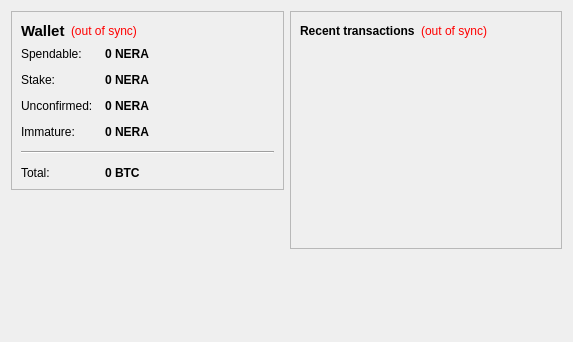
<?xml version="1.0" encoding="UTF-8"?>
<ui version="4.0">
 <class>OverviewPage</class>
 <widget class="QWidget" name="OverviewPage">
  <property name="geometry">
   <rect>
    <x>0</x>
    <y>0</y>
    <width>573</width>
    <height>342</height>
   </rect>
  </property>
  <property name="windowTitle">
   <string>Form</string>
  </property>
  <layout class="QHBoxLayout" name="horizontalLayout" stretch="1,1">
   <item>
    <layout class="QVBoxLayout" name="verticalLayout_2">
     <item>
      <widget class="QFrame" name="frame">
       <property name="frameShape">
        <enum>QFrame::StyledPanel</enum>
       </property>
       <property name="frameShadow">
        <enum>QFrame::Raised</enum>
       </property>
       <layout class="QVBoxLayout" name="verticalLayout_4">
        <item>
         <layout class="QHBoxLayout" name="horizontalLayout_4">
          <item>
           <widget class="QLabel" name="label_5">
            <property name="font">
             <font>
              <pointsize>11</pointsize>
              <weight>75</weight>
              <bold>true</bold>
             </font>
            </property>
            <property name="text">
             <string>Wallet</string>
            </property>
           </widget>
          </item>
          <item>
           <widget class="QLabel" name="labelWalletStatus">
            <property name="toolTip">
             <string>The displayed information may be out of date. Your wallet automatically synchronizes with the Newera network after a connection is established, but this process has not completed yet.</string>
            </property>
            <property name="styleSheet">
             <string notr="true">QLabel { color: red; }</string>
            </property>
            <property name="text">
             <string notr="true">(out of sync)</string>
            </property>
            <property name="alignment">
             <set>Qt::AlignLeading|Qt::AlignLeft|Qt::AlignVCenter</set>
            </property>
           </widget>
          </item>
          <item>
           <spacer name="horizontalSpacer_2">
            <property name="orientation">
             <enum>Qt::Horizontal</enum>
            </property>
            <property name="sizeHint" stdset="0">
             <size>
              <width>40</width>
              <height>20</height>
             </size>
            </property>
           </spacer>
          </item>
         </layout>
        </item>
        <item>
         <layout class="QFormLayout" name="formLayout_2">
          <property name="fieldGrowthPolicy">
           <enum>QFormLayout::AllNonFixedFieldsGrow</enum>
          </property>
          <property name="horizontalSpacing">
           <number>12</number>
          </property>
          <property name="verticalSpacing">
           <number>12</number>
          </property>
          <item row="0" column="0">
           <widget class="QLabel" name="label">
            <property name="text">
             <string>Spendable:</string>
            </property>
           </widget>
          </item>
          <item row="0" column="1">
           <widget class="QLabel" name="labelBalance">
            <property name="font">
             <font>
              <weight>75</weight>
              <bold>true</bold>
             </font>
            </property>
            <property name="cursor">
             <cursorShape>IBeamCursor</cursorShape>
            </property>
            <property name="toolTip">
             <string>Your current spendable balance</string>
            </property>
            <property name="text">
             <string notr="true">0 NERA</string>
            </property>
            <property name="textInteractionFlags">
             <set>Qt::LinksAccessibleByMouse|Qt::TextSelectableByKeyboard|Qt::TextSelectableByMouse</set>
            </property>
           </widget>
          </item>
          <item row="1" column="0">
           <widget class="QLabel" name="label_6">
            <property name="text">
             <string>Stake:</string>
            </property>
           </widget>
          </item>
          <item row="1" column="1">
           <widget class="QLabel" name="labelStake">
            <property name="font">
             <font>
              <weight>75</weight>
              <bold>true</bold>
             </font>
            </property>
            <property name="cursor">
             <cursorShape>IBeamCursor</cursorShape>
            </property>
            <property name="toolTip">
             <string>Total of coins that was staked, and do not yet count toward the current balance</string>
            </property>
            <property name="text">
             <string notr="true">0 NERA</string>
            </property>
            <property name="textInteractionFlags">
             <set>Qt::LinksAccessibleByMouse|Qt::TextSelectableByKeyboard|Qt::TextSelectableByMouse</set>
            </property>
           </widget>
          </item>
          <item row="2" column="0">
           <widget class="QLabel" name="label_3">
            <property name="text">
             <string>Unconfirmed:</string>
            </property>
           </widget>
          </item>
          <item row="2" column="1">
           <widget class="QLabel" name="labelUnconfirmed">
            <property name="font">
             <font>
              <weight>75</weight>
              <bold>true</bold>
             </font>
            </property>
            <property name="cursor">
             <cursorShape>IBeamCursor</cursorShape>
            </property>
            <property name="toolTip">
             <string>Total of transactions that have yet to be confirmed, and do not yet count toward the current balance</string>
            </property>
            <property name="text">
             <string notr="true">0 NERA</string>
            </property>
            <property name="textInteractionFlags">
             <set>Qt::LinksAccessibleByMouse|Qt::TextSelectableByKeyboard|Qt::TextSelectableByMouse</set>
            </property>
           </widget>
          </item>
          <item row="3" column="0">
           <widget class="QLabel" name="labelImmatureText">
            <property name="text">
             <string>Immature:</string>
            </property>
           </widget>
          </item>
          <item row="3" column="1">
           <widget class="QLabel" name="labelImmature">
            <property name="font">
             <font>
              <weight>75</weight>
              <bold>true</bold>
             </font>
            </property>
            <property name="toolTip">
             <string>Mined balance that has not yet matured</string>
            </property>
            <property name="text">
             <string notr="true">0 NERA</string>
            </property>
            <property name="textInteractionFlags">
             <set>Qt::LinksAccessibleByMouse|Qt::TextSelectableByKeyboard|Qt::TextSelectableByMouse</set>
            </property>
           </widget>
          </item>
          <item row="4" column="0" colspan="2">
           <widget class="Line" name="line">
            <property name="orientation">
             <enum>Qt::Horizontal</enum>
            </property>
           </widget>
          </item>
          <item row="5" column="0">
           <widget class="QLabel" name="labelTotalText">
            <property name="text">
             <string>Total:</string>
            </property>
           </widget>
          </item>
          <item row="5" column="1">
           <widget class="QLabel" name="labelTotal">
            <property name="font">
             <font>
              <weight>75</weight>
              <bold>true</bold>
             </font>
            </property>
            <property name="cursor">
             <cursorShape>IBeamCursor</cursorShape>
            </property>
            <property name="toolTip">
             <string>Your current total balance</string>
            </property>
            <property name="text">
             <string notr="true">0 BTC</string>
            </property>
            <property name="textInteractionFlags">
             <set>Qt::LinksAccessibleByMouse|Qt::TextSelectableByKeyboard|Qt::TextSelectableByMouse</set>
            </property>
           </widget>
          </item>
         </layout>
        </item>
       </layout>
      </widget>
     </item>
     <item>
      <spacer name="verticalSpacer">
       <property name="orientation">
        <enum>Qt::Vertical</enum>
       </property>
       <property name="sizeHint" stdset="0">
        <size>
         <width>20</width>
         <height>40</height>
        </size>
       </property>
      </spacer>
     </item>
    </layout>
   </item>
   <item>
    <layout class="QVBoxLayout" name="verticalLayout_3">
     <item>
      <widget class="QFrame" name="frame_2">
       <property name="frameShape">
        <enum>QFrame::StyledPanel</enum>
       </property>
       <property name="frameShadow">
        <enum>QFrame::Raised</enum>
       </property>
       <layout class="QVBoxLayout" name="verticalLayout">
        <item>
         <layout class="QHBoxLayout" name="horizontalLayout_2">
          <item>
           <widget class="QLabel" name="label_4">
            <property name="text">
             <string>&lt;b&gt;Recent transactions&lt;/b&gt;</string>
            </property>
           </widget>
          </item>
          <item>
           <widget class="QLabel" name="labelTransactionsStatus">
            <property name="toolTip">
             <string>The displayed information may be out of date. Your wallet automatically synchronizes with the Newera network after a connection is established, but this process has not completed yet.</string>
            </property>
            <property name="styleSheet">
             <string notr="true">QLabel { color: red; }</string>
            </property>
            <property name="text">
             <string notr="true">(out of sync)</string>
            </property>
            <property name="alignment">
             <set>Qt::AlignRight|Qt::AlignTrailing|Qt::AlignVCenter</set>
            </property>
           </widget>
          </item>
          <item>
           <spacer name="horizontalSpacer">
            <property name="orientation">
             <enum>Qt::Horizontal</enum>
            </property>
            <property name="sizeHint" stdset="0">
             <size>
              <width>40</width>
              <height>20</height>
             </size>
            </property>
           </spacer>
          </item>
         </layout>
        </item>
        <item>
         <widget class="QListView" name="listTransactions">
          <property name="styleSheet">
           <string notr="true">QListView { background: transparent; }</string>
          </property>
          <property name="frameShape">
           <enum>QFrame::NoFrame</enum>
          </property>
          <property name="verticalScrollBarPolicy">
           <enum>Qt::ScrollBarAlwaysOff</enum>
          </property>
          <property name="horizontalScrollBarPolicy">
           <enum>Qt::ScrollBarAlwaysOff</enum>
          </property>
          <property name="selectionMode">
           <enum>QAbstractItemView::NoSelection</enum>
          </property>
         </widget>
        </item>
       </layout>
      </widget>
     </item>
     <item>
      <spacer name="verticalSpacer_2">
       <property name="orientation">
        <enum>Qt::Vertical</enum>
       </property>
       <property name="sizeHint" stdset="0">
        <size>
         <width>20</width>
         <height>40</height>
        </size>
       </property>
      </spacer>
     </item>
    </layout>
   </item>
  </layout>
 </widget>
 <resources/>
 <connections/>
</ui>
